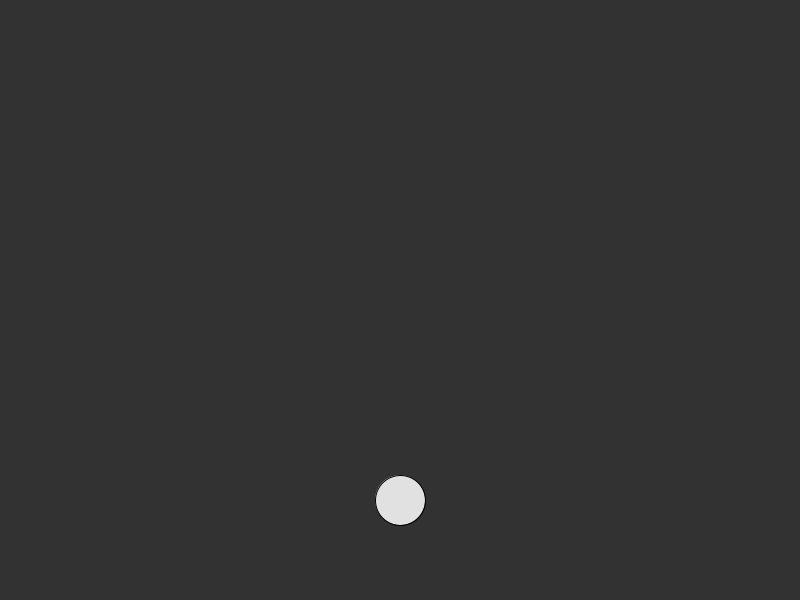
Frame 1 (no input)
Frame 60 (the mouse pressed at the canvas centre just before this capture): identical to frame 1, image omitted
Frame 120 (the mouse held since frame 60 and released just before this capture): identical to frame 1, image omitted

The Processing sketch that drew this single still picture (run headless with seeded random() and noise(); from frame 60 on, the mouse is pressed at the canvas centre):

// Processing sketch: Shooting
// ── Shooting.pde
float x = 400;
float y = 500;
float speed = 0;
boolean move = false;


void setup(){
  size(800,600);
}

void draw(){
 background(50); 
 fill(225);
 circle(x, y, 50);
 y += speed;
 if (speed > 0) {
   move = true;
 } else {
   move = false;
 }
 if (y <= -50) {
   y = 500;
   speed = 0;
   x = random(50,750);
  }
}

void keyPressed(){
  if(key == ' ' &&  move == false){
    speed = -5;
    y += speed;
  }
}
